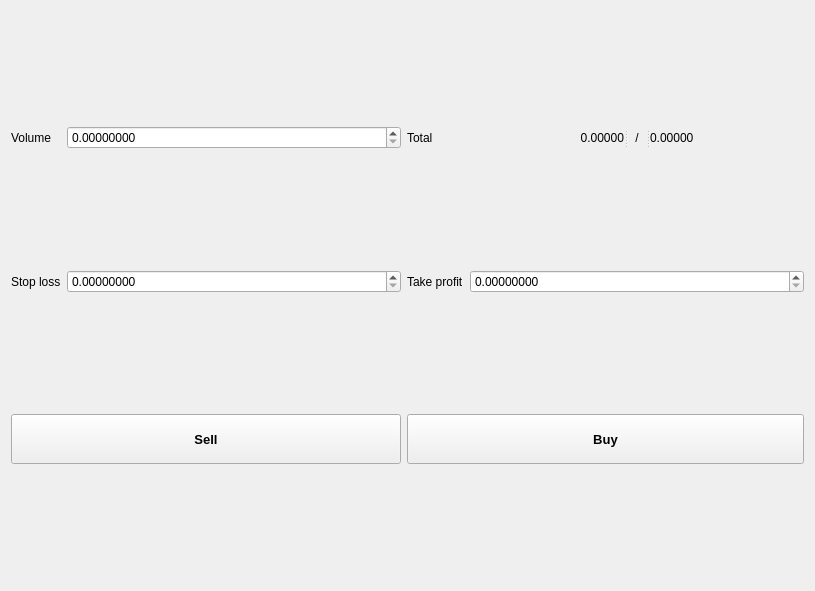
<?xml version="1.0" encoding="UTF-8"?>
<ui version="4.0">
 <class>WidgetOrderMarket</class>
 <widget class="QWidget" name="WidgetOrderMarket">
  <property name="geometry">
   <rect>
    <x>0</x>
    <y>0</y>
    <width>815</width>
    <height>591</height>
   </rect>
  </property>
  <property name="windowTitle">
   <string>Form</string>
  </property>
  <layout class="QGridLayout" name="gridLayout">
   <item row="0" column="0">
    <widget class="QLabel" name="labelVolume">
     <property name="text">
      <string>Volume</string>
     </property>
    </widget>
   </item>
   <item row="0" column="1">
    <widget class="QDoubleSpinBox" name="volume">
     <property name="sizePolicy">
      <sizepolicy hsizetype="MinimumExpanding" vsizetype="Fixed">
       <horstretch>0</horstretch>
       <verstretch>0</verstretch>
      </sizepolicy>
     </property>
     <property name="decimals">
      <number>8</number>
     </property>
     <property name="minimum">
      <double>0.000000000000000</double>
     </property>
     <property name="maximum">
      <double>9999999.000000000000000</double>
     </property>
     <property name="singleStep">
      <double>0.010000000000000</double>
     </property>
     <property name="value">
      <double>0.000000000000000</double>
     </property>
    </widget>
   </item>
   <item row="0" column="2">
    <widget class="QLabel" name="labelTotal">
     <property name="text">
      <string>Total</string>
     </property>
    </widget>
   </item>
   <item row="0" column="3">
    <widget class="QSplitter" name="splitterTotal">
     <property name="sizePolicy">
      <sizepolicy hsizetype="MinimumExpanding" vsizetype="Preferred">
       <horstretch>0</horstretch>
       <verstretch>0</verstretch>
      </sizepolicy>
     </property>
     <property name="orientation">
      <enum>Qt::Horizontal</enum>
     </property>
     <widget class="QLabel" name="totalSell">
      <property name="sizePolicy">
       <sizepolicy hsizetype="MinimumExpanding" vsizetype="Preferred">
        <horstretch>0</horstretch>
        <verstretch>0</verstretch>
       </sizepolicy>
      </property>
      <property name="text">
       <string>0.00000</string>
      </property>
      <property name="alignment">
       <set>Qt::AlignRight|Qt::AlignTrailing|Qt::AlignVCenter</set>
      </property>
     </widget>
     <widget class="QLabel" name="separator">
      <property name="minimumSize">
       <size>
        <width>0</width>
        <height>0</height>
       </size>
      </property>
      <property name="maximumSize">
       <size>
        <width>25</width>
        <height>16777215</height>
       </size>
      </property>
      <property name="text">
       <string>/</string>
      </property>
      <property name="alignment">
       <set>Qt::AlignCenter</set>
      </property>
     </widget>
     <widget class="QLabel" name="totalBuy">
      <property name="sizePolicy">
       <sizepolicy hsizetype="MinimumExpanding" vsizetype="Preferred">
        <horstretch>0</horstretch>
        <verstretch>0</verstretch>
       </sizepolicy>
      </property>
      <property name="text">
       <string>0.00000</string>
      </property>
     </widget>
    </widget>
   </item>
   <item row="1" column="0">
    <widget class="QLabel" name="labelStopLoss">
     <property name="text">
      <string>Stop loss</string>
     </property>
    </widget>
   </item>
   <item row="1" column="1">
    <widget class="QDoubleSpinBox" name="stopLoss">
     <property name="sizePolicy">
      <sizepolicy hsizetype="MinimumExpanding" vsizetype="Fixed">
       <horstretch>0</horstretch>
       <verstretch>0</verstretch>
      </sizepolicy>
     </property>
     <property name="decimals">
      <number>8</number>
     </property>
     <property name="maximum">
      <double>9999999.000000000000000</double>
     </property>
    </widget>
   </item>
   <item row="1" column="2">
    <widget class="QLabel" name="labelTakeProfit">
     <property name="text">
      <string>Take profit</string>
     </property>
    </widget>
   </item>
   <item row="1" column="3">
    <widget class="QDoubleSpinBox" name="takeProfit">
     <property name="sizePolicy">
      <sizepolicy hsizetype="MinimumExpanding" vsizetype="Fixed">
       <horstretch>0</horstretch>
       <verstretch>0</verstretch>
      </sizepolicy>
     </property>
     <property name="decimals">
      <number>8</number>
     </property>
     <property name="maximum">
      <double>9999999.000000000000000</double>
     </property>
    </widget>
   </item>
   <item row="2" column="0" colspan="2">
    <widget class="QPushButton" name="sell">
     <property name="minimumSize">
      <size>
       <width>150</width>
       <height>50</height>
      </size>
     </property>
     <property name="maximumSize">
      <size>
       <width>16777215</width>
       <height>16777215</height>
      </size>
     </property>
     <property name="font">
      <font>
       <pointsize>10</pointsize>
       <weight>75</weight>
       <bold>true</bold>
      </font>
     </property>
     <property name="autoFillBackground">
      <bool>false</bool>
     </property>
     <property name="text">
      <string>Sell</string>
     </property>
    </widget>
   </item>
   <item row="2" column="2" colspan="2">
    <widget class="QPushButton" name="buy">
     <property name="minimumSize">
      <size>
       <width>150</width>
       <height>50</height>
      </size>
     </property>
     <property name="maximumSize">
      <size>
       <width>16777215</width>
       <height>16777215</height>
      </size>
     </property>
     <property name="font">
      <font>
       <pointsize>10</pointsize>
       <weight>75</weight>
       <bold>true</bold>
      </font>
     </property>
     <property name="autoFillBackground">
      <bool>false</bool>
     </property>
     <property name="text">
      <string>Buy</string>
     </property>
    </widget>
   </item>
  </layout>
 </widget>
 <resources/>
 <connections/>
</ui>
